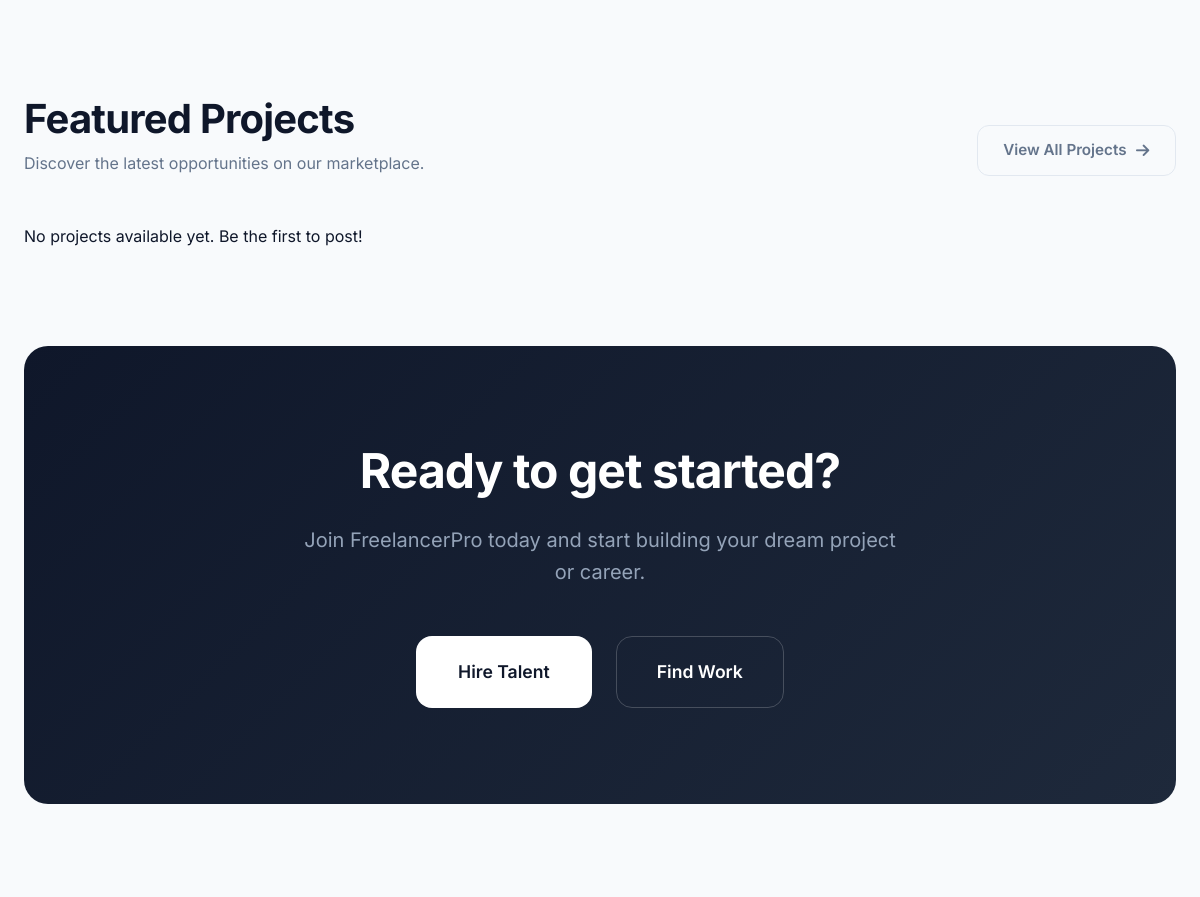
Before: / (middle part) with the older database file.
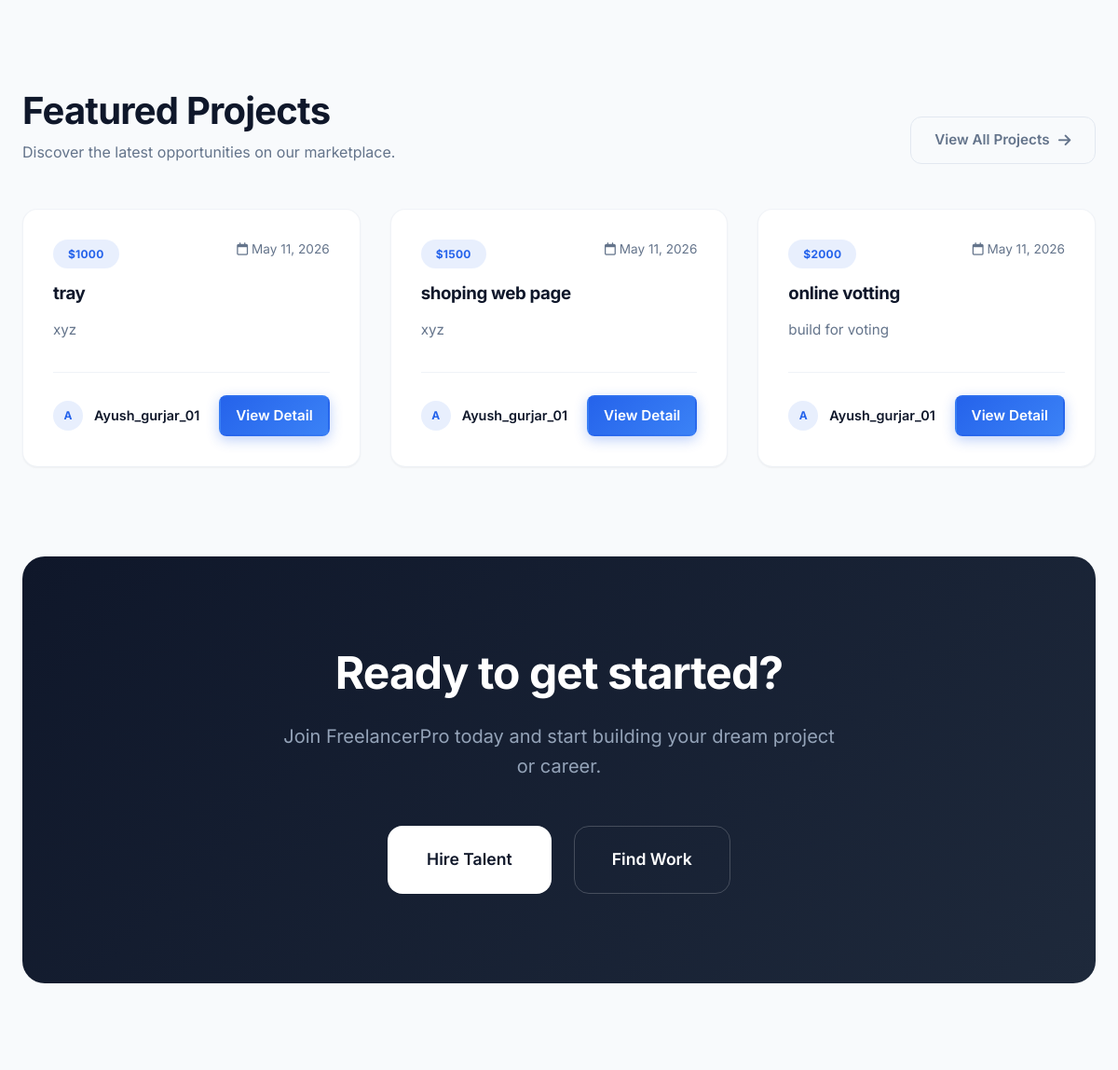
After: the same page with the newer database file.
### projects/models.py (models this page shows, shortened)
class Project(models.Model):
    client = models.ForeignKey(CustomUser, on_delete=models.CASCADE)
    title = models.CharField(max_length=200)
    description = models.TextField()
    budget = models.IntegerField()
    deadline = models.DateField()
    skills_required = models.CharField(max_length=255, blank=True)
    is_assigned = models.BooleanField(default=False)
    assigned_to = models.ForeignKey(
        CustomUser,
        on_delete=models.SET_NULL,
        null=True,
        blank=True,
        related_name='assigned_projects'
    )
    created_at = models.DateTimeField(auto_now_add=True)
    updated_at = models.DateTimeField(auto_now=True)

### users/models.py (models this page shows, shortened)
class CustomUser(AbstractUser):
    ROLE_CHOICES = (
        ('client', 'Client'),
        ('freelancer', 'Freelancer'),
    )
    role = models.CharField(max_length=20, choices=ROLE_CHOICES)
    is_verified = models.BooleanField(default=False)

### users/views.py (the view)
# urls.py: 2. Add a URL to urlpatterns:  path('', views.home, name='home')
def home(request):
    if request.user.is_authenticated:
        return redirect('dashboard')
    featured_projects = Project.objects.all().order_by('-id')[:3]
    return render(request, 'home.html', {'featured_projects': featured_projects})

### templates/home.html (shortened to what this page needs)
{% extends 'base.html' %}
{% load static %}
{% block content %}
<section class="section-padding">
    <div class="container">
        <div style="display: flex; justify-content: space-between; align-items: flex-end; margin-bottom: 3rem;">
            <div>
                <h2 style="font-size: 2.5rem;">Featured Projects</h2>
                <p style="color: var(--text-muted); margin-top: 0.5rem;">Discover the latest opportunities on our marketplace.</p>
            </div>
            <a href="{% url 'project_list' %}" class="btn btn-outline">View All Projects <i class="fas fa-arrow-right"></i></a>
        </div>
        <div class="grid">
            {% for project in featured_projects %}
            <div class="card">
                <div style="display: flex; justify-content: space-between; margin-bottom: 1rem;">
                    <span class="badge badge-primary">${{ project.budget }}</span>
                    <span style="font-size: 0.85rem; color: var(--text-muted);"><i class="far fa-calendar"></i> {{ project.deadline }}</span>
                </div>
                <h3 style="margin-bottom: 1rem;">{{ project.title }}</h3>
                <p style="color: var(--text-muted); font-size: 0.95rem; margin-bottom: 2rem; display: -webkit-box; -webkit-line-clamp: 3; -webkit-box-orient: vertical; overflow: hidden;">
                    {{ project.description }}
                </p>
                <div style="display: flex; align-items: center; justify-content: space-between; padding-top: 1.5rem; border-top: 1px solid var(--border-light);">
                    <div style="display: flex; align-items: center; gap: 0.75rem;">
                        <div style="width: 32px; height: 32px; background: var(--primary-soft); color: var(--primary); border-radius: 50%; display: flex; align-items: center; justify-content: center; font-weight: 700; font-size: 0.75rem;">
                            {{ project.client.username|slice:":1"|upper }}
                        </div>
                        <span style="font-weight: 600; font-size: 0.9rem;">{{ project.client.username }}</span>
                    </div>
                    <a href="{% url 'project_detail' project.id %}" class="btn btn-primary btn-sm" style="padding: 0.5rem 1rem; border-radius: 8px;">View Detail</a>
                </div>
            </div>
            {% empty %}
            <p>No projects available yet. Be the first to post!</p>
            {% endfor %}
        </div>
    </div>
</section>
<section class="section-padding" style="background: linear-gradient(135deg, var(--secondary) 0%, #1e293b 100%); color: white; border-radius: var(--radius-xl); margin: 0 1.5rem 6rem;">
    <div class="container" style="text-align: center;">
        <h2 style="color: white; font-size: 3rem; margin-bottom: 1.5rem;">Ready to get started?</h2>
        <p style="color: #94a3b8; font-size: 1.25rem; margin-bottom: 3rem; max-width: 600px; margin-left: auto; margin-right: auto;">
            Join FreelancerPro today and start building your dream project or career.
        </p>
        <div style="display: flex; gap: 1.5rem; justify-content: center;">
            <a href="{% url 'register' %}" class="btn btn-primary btn-lg" style="background: white; color: var(--secondary); box-shadow: none;">Hire Talent</a>
            <a href="{% url 'register' %}" class="btn btn-outline btn-lg" style="color: white; border-color: rgba(255,255,255,0.2);">Find Work</a>
        </div>
    </div>
</section>
{% endblock %}

### templates/base.html (shortened to what this page needs)
{% load static %}
<!DOCTYPE html>
<html lang="en">
<head>
    <link rel="stylesheet" href="https://cdnjs.cloudflare.com/ajax/libs/font-awesome/6.4.0/css/all.min.css">
    <link rel="stylesheet" href="{% static 'css/style.css' %}">
</head>
<body>
<main style="min-height: 100vh; padding-top: var(--navbar-height);">
    {% block full_content %}
        {% block content %}{% endblock %}
    {% endblock %}
</main>
</body>
</html>

### static/css/style.css (style rules this page uses)
:root { --primary: #2563eb; --primary-hover: #1d4ed8; --primary-soft: rgba(37, 99, 235, 0.1); --secondary: #0f172a; --accent: #22c55e; --background: #f8fafc; --surface: #ffffff; --surface-glass: rgba(255, 255, 255, 0.7); --text-main: #0f172a; --text-muted: #64748b; --border: #e2e8f0; --border-light: rgba(226, 232, 240, 0.5); --success: #10b981; --danger: #ef4444; --warning: #f59e0b; --shadow-sm: 0 1px 2px 0 rgb(0 0 0 / 0.05); --shadow-md: 0 4px 6px -1px rgb(0 0 0 / 0.1), 0 2px 4px -2px rgb(0 0 0 / 0.1); --shadow-lg: 0 10px 15px -3px rgb(0 0 0 / 0.1), 0 4px 6px -4px rgb(0 0 0 / 0.1); --shadow-xl: 0 20px 25px -5px rgb(0 0 0 / 0.1), 0 8px 10px -6px rgb(0 0 0 / 0.1); --shadow-premium: 0 10px 30px -5px rgba(37, 99, 235, 0.15); --radius-sm: 8px; --radius-md: 12px; --radius-lg: 16px; --radius-xl: 24px; --transition-fast: all 0.2s cubic-bezier(0.4, 0, 0.2, 1); --transition-smooth: all 0.4s cubic-bezier(0.4, 0, 0.2, 1); --navbar-height: 80px; --sidebar-width: 280px; --surface-muted: #f1f5f9; --success-soft: rgba(16, 185, 129, 0.1); --danger-soft: rgba(239, 68, 68, 0.1); --warning-soft: rgba(245, 158, 11, 0.1); }
* { margin: 0; padding: 0; box-sizing: border-box; }
html { scroll-behavior: smooth; }
body { font-family: 'Inter', sans-serif; background-color: var(--background); color: var(--text-main); line-height: 1.6; -webkit-font-smoothing: antialiased; overflow-x: hidden; transition: background-color 0.4s ease, color 0.4s ease; }
h1, h2, h3, h4, .logo-text { font-family: 'Inter', sans-serif; font-weight: 700; color: var(--secondary); line-height: 1.2; letter-spacing: -0.02em; }
a { text-decoration: none; color: inherit; transition: var(--transition-fast); }
.container { max-width: 1280px; margin: 0 auto; padding: 0 1.5rem; }
.section-padding { padding: 6rem 0; }
.grid { display: grid; grid-template-columns: repeat(auto-fill, minmax(320px, 1fr)); gap: 2rem; }
.btn { display: inline-flex; align-items: center; justify-content: center; padding: 0.8rem 1.6rem; font-weight: 600; border-radius: var(--radius-md); cursor: pointer; border: 2px solid transparent; transition: var(--transition-smooth); gap: 0.6rem; font-size: 0.95rem; position: relative; overflow: hidden; }
.btn-primary { background: linear-gradient(135deg, var(--primary) 0%, #3b82f6 100%); color: white; box-shadow: 0 4px 14px 0 rgba(37, 99, 235, 0.3); }
.btn-outline { border: 1px solid var(--border); color: var(--text-muted); background: transparent; }
.card { background: var(--surface); border: 1px solid var(--border-light); border-radius: var(--radius-lg); padding: 2rem; transition: var(--transition-smooth); position: relative; overflow: hidden; box-shadow: var(--shadow-sm); }
.badge { display: inline-flex; align-items: center; padding: 0.35rem 1rem; border-radius: 100px; font-size: 0.75rem; font-weight: 700; letter-spacing: 0.02em; transition: var(--transition-fast); }
.badge-primary { background: var(--primary-soft); color: var(--primary); }
.btn-lg { padding: 1.25rem 2.5rem; font-size: 1.1rem; border-radius: var(--radius-lg); }

Changed rows visible on the page:
added Project: budget "1000", deadline "May 11, 2026", title "tray", description "xyz", client.username "A", client.username "Ayush_gurjar_01"
added Project: budget "1500", deadline "May 11, 2026", title "shoping web page", description "xyz", client.username "A", client.username "Ayush_gurjar_01"
added Project: budget "2000", deadline "May 11, 2026", title "online votting", description "build for voting", client.username "A", client.username "Ayush_gurjar_01"
Other visible differences:
text no longer shown: "No projects available yet. Be the first to post!"
